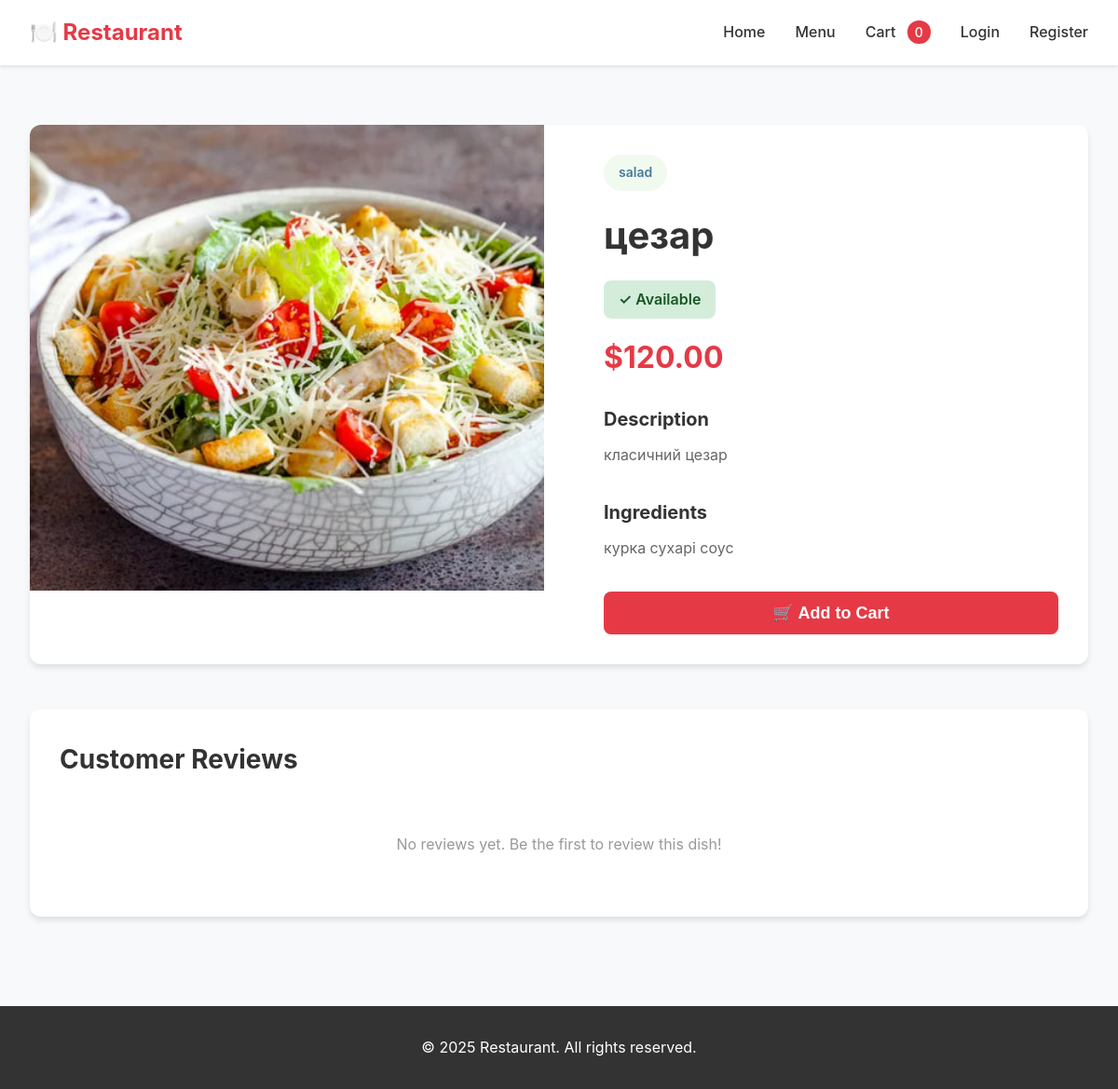
/dish/3/, run on an earlier commit of the app's database.
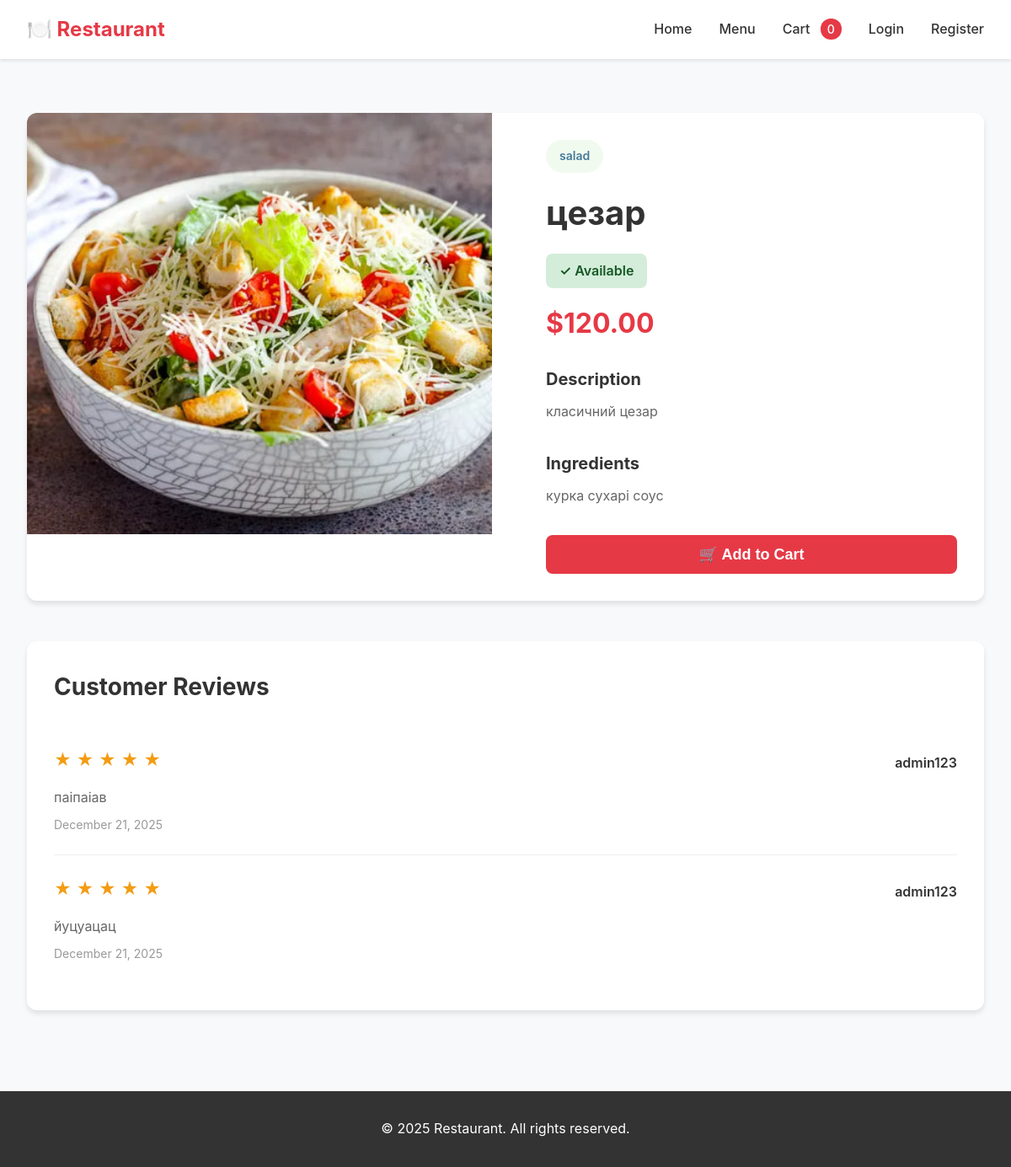
And on a later commit of the database.
### restoraunt_app/models.py (models this page shows, shortened)
class Dish(models.Model):
    category = models.ForeignKey(Category, on_delete=models.CASCADE, related_name="dishes")
    name = models.CharField(max_length=200)
    description = models.TextField()
    ingredients = models.TextField()
    image = models.ImageField(upload_to="dishes/", blank=True, null=True)
    price = models.DecimalField(max_digits=7, decimal_places=2)
    is_available = models.BooleanField(default=True)
    created_at = models.DateTimeField(default=timezone.now)

class Category(models.Model):
    name = models.CharField(max_length=100, unique=True)
    description = models.TextField(blank=True)

class Review(models.Model):
    user = models.ForeignKey(User, on_delete=models.CASCADE)
    dish = models.ForeignKey(Dish, on_delete=models.CASCADE, related_name="reviews")
    rating = models.PositiveIntegerField()
    text = models.TextField(blank=True)
    created_at = models.DateTimeField(auto_now_add=True)
    is_approved = models.BooleanField(default=True)

### restoraunt_app/views.py (the view)
# urls.py: path("dish/<int:pk>/", DishDetailView.as_view(), name="dish_detail"),
class DishDetailView(DetailView):
    model = Dish
    template_name = "menu/dish_detail.html"
    context_object_name = "dish"

### restoraunt_app/templates/menu/dish_detail.html (shortened to what this page needs)
{% extends "base.html" %}
{% block content %}
<div class="container">
    <div class="dish-detail">
        <div class="dish-detail-content">
            <div>
                {% if dish.image %}
                <img src="{{ dish.image.url }}" alt="{{ dish.name }}" class="dish-image-large">
                {% else %}
                <div class="dish-image-large"></div>
                {% endif %}
            </div>
            <div class="dish-info">
                <span class="dish-category-badge">{{ dish.category.name }}</span>
                <h1 class="dish-title">{{ dish.name }}</h1>
                {% if dish.is_available %}
                <span class="availability-status available">✓ Available</span>
                {% else %}
                <span class="availability-status unavailable">✗ Currently Unavailable</span>
                {% endif %}
                <div class="dish-price-large">${{ dish.price }}</div>
                <div class="dish-section">
                    <h3>Description</h3>
                    <p>{{ dish.description }}</p>
                </div>
                <div class="dish-section">
                    <h3>Ingredients</h3>
                    <p>{{ dish.ingredients }}</p>
                </div>
                {% if dish.is_available %}
                <form method="post" action="{% url 'add_to_cart' dish.id %}" class="add-to-cart-form">
                    <button type="submit" class="btn btn-primary" style="width: 100%; font-size: 1.125rem;">
                        🛒 Add to Cart
                    </button>
                </form>
                {% endif %}
            </div>
        </div>
    </div>
    <div class="reviews-section">
        <h2 class="reviews-title">Customer Reviews</h2>
        {% if dish.reviews.all %}
            {% for review in dish.reviews.all %}
            <div class="review-card">
                <div style="display: flex; justify-content: space-between; align-items: center; margin-bottom: 0.5rem;">
                    <div class="review-rating">
                        {% for i in "12345" %}
                            {% if forloop.counter <= review.rating %}★{% else %}☆{% endif %}
                        {% endfor %}
                    </div>
                    <div style="font-weight: 600; color: #333;">{{ review.user.username }}</div>
                </div>
                <p class="review-text">{{ review.text }}</p>
                <p class="review-date">{{ review.created_at|date:"F d, Y" }}</p>
            </div>
            {% endfor %}
        {% else %}
            <p class="no-reviews">No reviews yet. Be the first to review this dish!</p>
        {% endif %}
    </div>
</div>
{% endblock %}

### restoraunt_app/templates/base.html (shortened to what this page needs)
<!DOCTYPE html>
<html lang="en">
<head>
</head>
<body>
    <nav class="navbar">
        <div class="navbar-content">
            <a href="{% url 'home' %}" class="navbar-brand">🍽️ Restaurant</a>
            <ul class="navbar-links">
                <li><a href="{% url 'home' %}">Home</a></li>
                <li><a href="{% url 'menu' %}">Menu</a></li>
                <li><a href="{% url 'cart' %}">Cart <span class="cart-badge">{{ request.session.cart|length|default:0 }}</span></a></li>
                {% if user.is_authenticated %}
                <li><a href="{% url 'order_history' %}">My Orders</a></li>
                <li><a href="#">{{ user.username }}</a></li>
                <li>
                    <form method="post" action="{% url 'logout' %}" style="display: inline;">
                        {% csrf_token %}
                        <button type="submit" style="background: none; border: none; color: #333; font-weight: 500; cursor: pointer; font-size: 1rem; font-family: inherit;">Logout</button>
                    </form>
                </li>
                {% else %}
                <li><a href="{% url 'login' %}">Login</a></li>
                <li><a href="{% url 'register' %}">Register</a></li>
                {% endif %}
            </ul>
        </div>
    </nav>
    <main>
        {% block content %}{% endblock %}
    </main>
    <footer>
        <p>&copy; 2025 Restaurant. All rights reserved.</p>
    </footer>
</body>
</html>

### restoraunt_app/templates/base.html (style rules this page uses)
* { margin: 0; padding: 0; box-sizing: border-box; }
body { font-family: -apple-system, BlinkMacSystemFont, 'Segoe UI', Roboto, Oxygen, Ubuntu, Cantarell, sans-serif; line-height: 1.6; color: #333; background: #f8f9fa; }
.navbar { background: #fff; box-shadow: 0 2px 4px rgba(0,0,0,0.1); padding: 1rem 2rem; position: sticky; top: 0; z-index: 100; }
.navbar-content { max-width: 1200px; margin: 0 auto; display: flex; justify-content: space-between; align-items: center; }
.navbar-brand { font-size: 1.5rem; font-weight: bold; color: #e63946; text-decoration: none; }
.navbar-links { display: flex; gap: 2rem; list-style: none; }
.navbar-links a { text-decoration: none; color: #333; font-weight: 500; transition: color 0.3s; }
.cart-badge { background: #e63946; color: white; padding: 0.25rem 0.5rem; border-radius: 12px; font-size: 0.875rem; margin-left: 0.5rem; }
.container { max-width: 1200px; margin: 0 auto; padding: 2rem; }
.btn { display: inline-block; padding: 0.75rem 1.5rem; border: none; border-radius: 8px; font-size: 1rem; font-weight: 600; text-decoration: none; cursor: pointer; transition: all 0.3s; }
.btn-primary { background: #e63946; color: white; }
footer { background: #333; color: white; text-align: center; padding: 2rem; margin-top: 4rem; }

### restoraunt_app/templates/menu/dish_detail.html (style rules this page uses)
.dish-detail { background: white; border-radius: 12px; overflow: hidden; box-shadow: 0 4px 6px rgba(0,0,0,0.1); margin-top: 2rem; }
.dish-detail-content { display: grid; grid-template-columns: 1fr 1fr; gap: 2rem; }
.dish-image-large { width: 100%; height: 500px; object-fit: cover; background: #e9ecef; }
.dish-info { padding: 2rem; }
.dish-category-badge { display: inline-block; background: #f1faee; color: #457b9d; padding: 0.5rem 1rem; border-radius: 20px; font-size: 0.875rem; font-weight: 600; margin-bottom: 1rem; }
.dish-title { font-size: 2.5rem; margin-bottom: 1rem; color: #333; }
.dish-price-large { font-size: 2rem; font-weight: bold; color: #e63946; margin-bottom: 1.5rem; }
.dish-section { margin-bottom: 2rem; }
.dish-section h3 { font-size: 1.25rem; margin-bottom: 0.5rem; color: #333; }
.dish-section p { color: #666; line-height: 1.8; }
.add-to-cart-form { margin-top: 2rem; }
.availability-status { display: inline-block; padding: 0.5rem 1rem; border-radius: 8px; font-weight: 600; margin-bottom: 1rem; }
.available { background: #d4edda; color: #155724; }
.reviews-section { margin-top: 3rem; padding: 2rem; background: white; border-radius: 12px; box-shadow: 0 4px 6px rgba(0,0,0,0.1); }
.reviews-title { font-size: 1.75rem; margin-bottom: 1.5rem; color: #333; }
.review-card { border-bottom: 1px solid #eee; padding: 1.5rem 0; }
.review-card:last-child { border-bottom: none; }
.review-rating { color: #f39c12; font-size: 1.25rem; margin-bottom: 0.5rem; }
.review-text { color: #666; line-height: 1.6; }
.review-date { color: #999; font-size: 0.875rem; margin-top: 0.5rem; }

What changed in the data, as far as the page shows it:
added Review: rating 5 (drawn), user.username "admin123", text "паіпаіав", created_at "December 21, 2025"
added Review: rating 5 (drawn), user.username "admin123", text "йуцуацац", created_at "December 21, 2025"
Also different on the page:
text no longer shown: "No reviews yet. Be the first to review this dish!"
